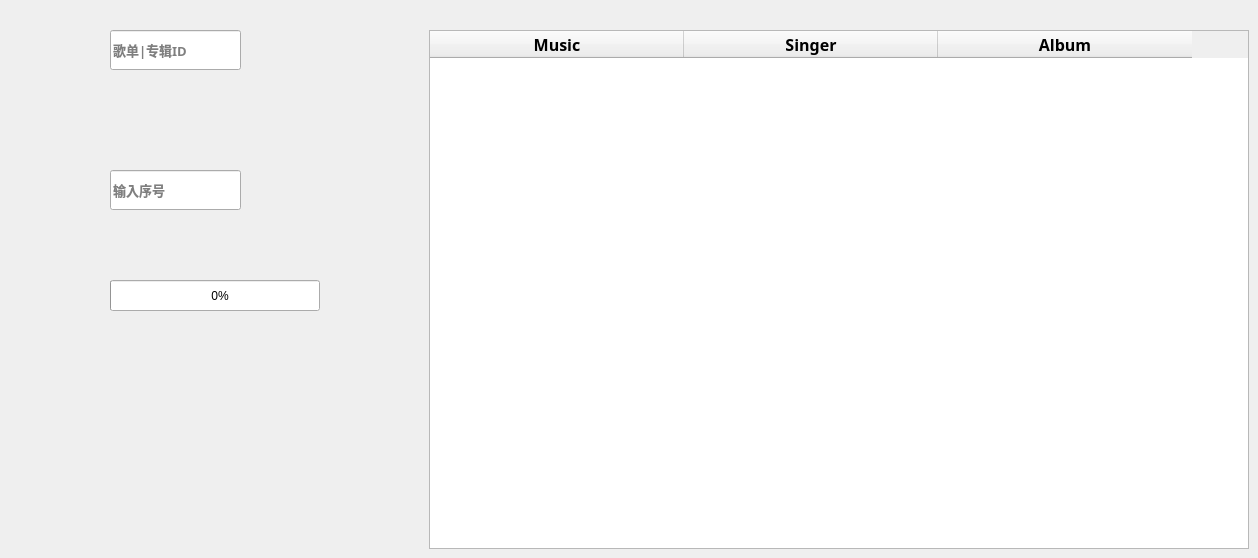
   <widget class="QWidget" name="tab_6">
    <attribute name="title">
     <string>歌单＆专辑</string>
    </attribute>
    <widget class="QLineEdit" name="music_list_Edit">
     <property name="geometry">
      <rect>
       <x>110</x>
       <y>30</y>
       <width>131</width>
       <height>40</height>
      </rect>
     </property>
     <property name="font">
      <font>
       <family>思源黑体 CN Bold</family>
       <pointsize>10</pointsize>
       <weight>75</weight>
       <italic>false</italic>
       <bold>true</bold>
       <underline>false</underline>
       <strikeout>false</strikeout>
      </font>
     </property>
     <property name="frame">
      <bool>true</bool>
     </property>
     <property name="dragEnabled">
      <bool>false</bool>
     </property>
     <property name="readOnly">
      <bool>false</bool>
     </property>
     <property name="placeholderText">
      <string>歌单|专辑ID</string>
     </property>
     <property name="clearButtonEnabled">
      <bool>false</bool>
     </property>
    </widget>
    <widget class="QPushButton" name="music_list_pushButton">
     <property name="geometry">
      <rect>
       <x>260</x>
       <y>30</y>
       <width>50</width>
       <height>40</height>
      </rect>
     </property>
     <property name="font">
      <font>
       <family>思源黑体 CN Bold</family>
       <pointsize>10</pointsize>
       <weight>75</weight>
       <italic>false</italic>
       <bold>true</bold>
       <underline>false</underline>
       <strikeout>false</strikeout>
      </font>
     </property>
     <property name="cursor">
      <cursorShape>PointingHandCursor</cursorShape>
     </property>
     <property name="toolTip">
      <string>搜索歌单</string>
     </property>
     <property name="text">
      <string/>
     </property>
     <property name="icon">
      <iconset>
       <normaloff>Image/musiclist.png</normaloff>Image/musiclist.png</iconset>
     </property>
     <property name="iconSize">
      <size>
       <width>50</width>
       <height>50</height>
      </size>
     </property>
     <property name="flat">
      <bool>true</bool>
     </property>
    </widget>
    <widget class="QLineEdit" name="music_list_lineEdit">
     <property name="geometry">
      <rect>
       <x>110</x>
       <y>170</y>
       <width>131</width>
       <height>40</height>
      </rect>
     </property>
     <property name="font">
      <font>
       <family>思源黑体 CN Bold</family>
       <pointsize>10</pointsize>
       <weight>75</weight>
       <italic>false</italic>
       <bold>true</bold>
       <underline>false</underline>
       <strikeout>false</strikeout>
      </font>
     </property>
     <property name="frame">
      <bool>true</bool>
     </property>
     <property name="placeholderText">
      <string>输入序号</string>
     </property>
    </widget>
    <widget class="QPushButton" name="music_list_pushButton_2">
     <property name="geometry">
      <rect>
       <x>260</x>
       <y>160</y>
       <width>50</width>
       <height>50</height>
      </rect>
     </property>
     <property name="font">
      <font>
       <family>思源黑体 CN Bold</family>
       <pointsize>10</pointsize>
       <weight>75</weight>
       <italic>false</italic>
       <bold>true</bold>
       <underline>false</underline>
       <strikeout>false</strikeout>
      </font>
     </property>
     <property name="cursor">
      <cursorShape>PointingHandCursor</cursorShape>
     </property>
     <property name="toolTip">
      <string>下载音乐</string>
     </property>
     <property name="text">
      <string/>
     </property>
     <property name="icon">
      <iconset>
       <normaloff>Image/download.png</normaloff>Image/download.png</iconset>
     </property>
     <property name="iconSize">
      <size>
       <width>50</width>
       <height>50</height>
      </size>
     </property>
     <property name="flat">
      <bool>true</bool>
     </property>
    </widget>
    <widget class="QPushButton" name="open_Button_3">
     <property name="geometry">
      <rect>
       <x>341</x>
       <y>160</y>
       <width>50</width>
       <height>50</height>
      </rect>
     </property>
     <property name="font">
      <font>
       <family>微软雅黑</family>
       <pointsize>10</pointsize>
       <weight>75</weight>
       <italic>false</italic>
       <bold>true</bold>
       <underline>false</underline>
       <strikeout>false</strikeout>
       <kerning>true</kerning>
      </font>
     </property>
     <property name="cursor">
      <cursorShape>OpenHandCursor</cursorShape>
     </property>
     <property name="toolTip">
      <string>打开文件夹</string>
     </property>
     <property name="text">
      <string/>
     </property>
     <property name="icon">
      <iconset>
       <normaloff>Image/file.png</normaloff>Image/file.png</iconset>
     </property>
     <property name="iconSize">
      <size>
       <width>50</width>
       <height>50</height>
      </size>
     </property>
     <property name="flat">
      <bool>true</bool>
     </property>
    </widget>
    <widget class="QLabel" name="music_list_label">
     <property name="geometry">
      <rect>
       <x>110</x>
       <y>100</y>
       <width>281</width>
       <height>40</height>
      </rect>
     </property>
     <property name="font">
      <font>
       <family>微软雅黑</family>
       <pointsize>12</pointsize>
       <weight>75</weight>
       <italic>false</italic>
       <bold>true</bold>
       <underline>false</underline>
       <strikeout>false</strikeout>
       <kerning>true</kerning>
      </font>
     </property>
     <property name="text">
      <string/>
     </property>
    </widget>
    <widget class="QTextEdit" name="music_list_id_Edit">
     <property name="geometry">
      <rect>
       <x>820</x>
       <y>260</y>
       <width>104</width>
       <height>78</height>
      </rect>
     </property>
     <property name="html">
      <string>&lt;!DOCTYPE HTML PUBLIC &quot;-//W3C//DTD HTML 4.0//EN&quot; &quot;http://www.w3.org/TR/REC-html40/strict.dtd&quot;&gt;
&lt;html&gt;&lt;head&gt;&lt;meta name=&quot;qrichtext&quot; content=&quot;1&quot; /&gt;&lt;style type=&quot;text/css&quot;&gt;
p, li { white-space: pre-wrap; }
&lt;/style&gt;&lt;/head&gt;&lt;body style=&quot; font-family:'思源黑体 CN Bold'; font-size:12pt; font-weight:600; font-style:normal;&quot;&gt;
&lt;p style=&quot;-qt-paragraph-type:empty; margin-top:0px; margin-bottom:0px; margin-left:0px; margin-right:0px; -qt-block-indent:0; text-indent:0px; font-size:10pt;&quot;&gt;&lt;br /&gt;&lt;/p&gt;&lt;/body&gt;&lt;/html&gt;</string>
     </property>
    </widget>
    <widget class="QPushButton" name="music_list_pushButton_album">
     <property name="geometry">
      <rect>
       <x>344</x>
       <y>30</y>
       <width>41</width>
       <height>41</height>
      </rect>
     </property>
     <property name="font">
      <font>
       <family>思源黑体 CN Bold</family>
       <pointsize>10</pointsize>
       <weight>75</weight>
       <italic>false</italic>
       <bold>true</bold>
       <underline>false</underline>
       <strikeout>false</strikeout>
      </font>
     </property>
     <property name="cursor">
      <cursorShape>PointingHandCursor</cursorShape>
     </property>
     <property name="toolTip">
      <string>搜索专辑</string>
     </property>
     <property name="text">
      <string/>
     </property>
     <property name="icon">
      <iconset>
       <normaloff>Image/album.png</normaloff>Image/album.png</iconset>
     </property>
     <property name="iconSize">
      <size>
       <width>41</width>
       <height>41</height>
      </size>
     </property>
     <property name="flat">
      <bool>true</bool>
     </property>
    </widget>
    <widget class="QPushButton" name="all_download_Button">
     <property name="geometry">
      <rect>
       <x>340</x>
       <y>270</y>
       <width>50</width>
       <height>50</height>
      </rect>
     </property>
     <property name="font">
      <font>
       <family>微软雅黑</family>
       <pointsize>10</pointsize>
       <weight>75</weight>
       <italic>false</italic>
       <bold>true</bold>
       <underline>false</underline>
       <strikeout>false</strikeout>
       <kerning>true</kerning>
      </font>
     </property>
     <property name="cursor">
      <cursorShape>PointingHandCursor</cursorShape>
     </property>
     <property name="toolTip">
      <string>下载全部音乐</string>
     </property>
     <property name="text">
      <string/>
     </property>
     <property name="icon">
      <iconset>
       <normaloff>Image/alldownload.png</normaloff>Image/alldownload.png</iconset>
     </property>
     <property name="iconSize">
      <size>
       <width>50</width>
       <height>50</height>
      </size>
     </property>
     <property name="flat">
      <bool>true</bool>
     </property>
    </widget>
    <widget class="QProgressBar" name="all_d_Bar">
     <property name="geometry">
      <rect>
       <x>110</x>
       <y>280</y>
       <width>210</width>
       <height>31</height>
      </rect>
     </property>
     <property name="minimum">
      <number>0</number>
     </property>
     <property name="maximum">
      <number>100</number>
     </property>
     <property name="value">
      <number>0</number>
     </property>
     <property name="textVisible">
      <bool>true</bool>
     </property>
     <property name="orientation">
      <enum>Qt::Horizontal</enum>
     </property>
     <property name="invertedAppearance">
      <bool>false</bool>
     </property>
     <property name="textDirection">
      <enum>QProgressBar::TopToBottom</enum>
     </property>
     <property name="format">
      <string notr="true">    %p% </string>
     </property>
    </widget>
    <widget class="QTableWidget" name="music_list_tableWidget">
     <property name="geometry">
      <rect>
       <x>429</x>
       <y>30</y>
       <width>820</width>
       <height>519</height>
      </rect>
     </property>
     <property name="font">
      <font>
       <family>思源黑体 CN Bold</family>
       <pointsize>12</pointsize>
       <weight>75</weight>
       <italic>false</italic>
       <bold>true</bold>
       <underline>false</underline>
       <strikeout>false</strikeout>
      </font>
     </property>
     <attribute name="horizontalHeaderDefaultSectionSize">
      <number>254</number>
     </attribute>
     <column>
      <property name="text">
       <string>Music</string>
      </property>
     </column>
     <column>
      <property name="text">
       <string>Singer</string>
      </property>
     </column>
     <column>
      <property name="text">
       <string>Album</string>
      </property>
     </column>
    </widget>
    <zorder>music_list_id_Edit</zorder>
    <zorder>music_list_Edit</zorder>
    <zorder>music_list_pushButton</zorder>
    <zorder>music_list_lineEdit</zorder>
    <zorder>music_list_pushButton_2</zorder>
    <zorder>open_Button_3</zorder>
    <zorder>music_list_label</zorder>
    <zorder>music_list_pushButton_album</zorder>
    <zorder>all_download_Button</zorder>
    <zorder>all_d_Bar</zorder>
    <zorder>music_list_tableWidget</zorder>
   </widget>
